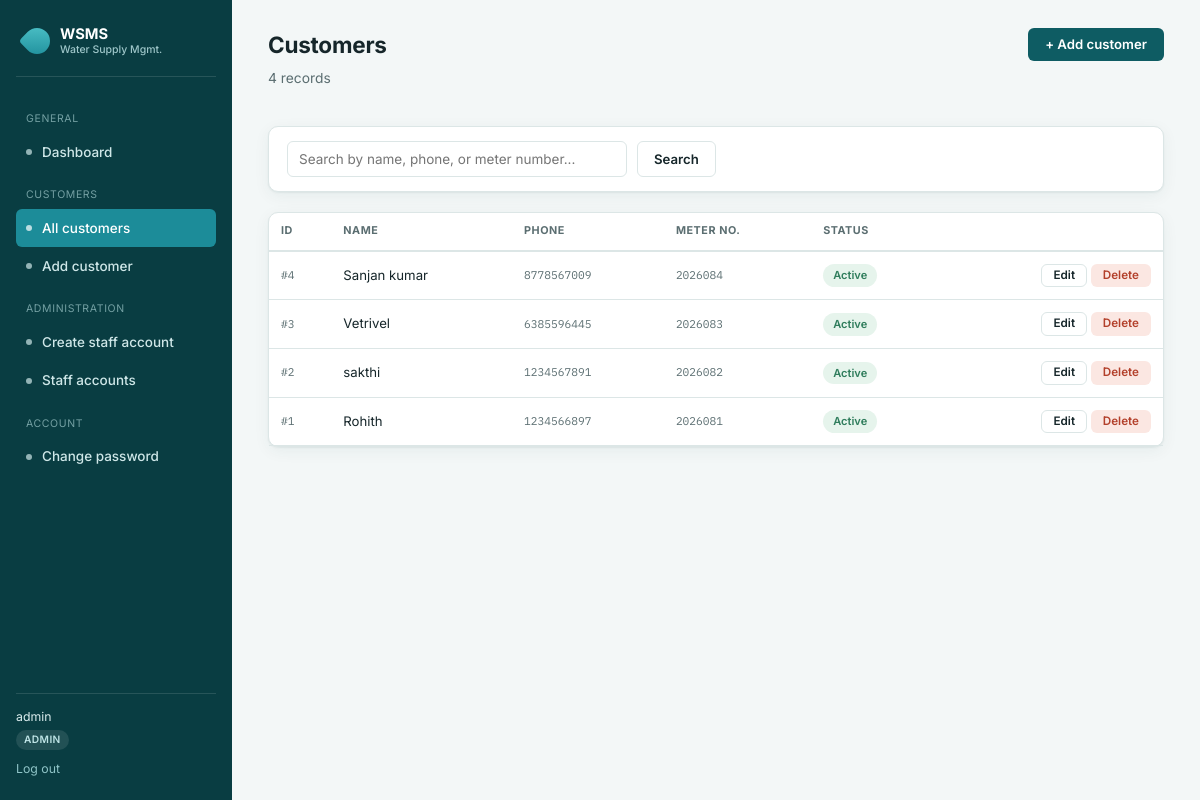
Page /customers/ (signed in) on the committed database.
### models/user_model.py (models this page shows, shortened)
class User(UserMixin, db.Model):
    __tablename__ = "users"
    user_id = db.Column(db.Integer, primary_key=True)
    username = db.Column(db.String(50), unique=True, nullable=False, index=True)
    password_hash = db.Column(db.String(255), nullable=False)
    role = db.Column(db.String(20), nullable=False)
    linked_customer_id = db.Column(
        db.Integer, db.ForeignKey("customers.customer_id"), nullable=True
    )
    is_active_account = db.Column(db.Boolean, default=True, nullable=False)
    must_change_password = db.Column(db.Boolean, default=False, nullable=False)
    created_at = db.Column(db.DateTime, default=lambda: datetime.now(UTC))
    customer = db.relationship("Customer", back_populates="user_account", uselist=False)
    @property
    def is_active(self):
        return self.is_active_account
    def has_role(self, *roles) -> bool:
        return self.role in roles

### models/customer_model.py (models this page shows, shortened)
class Customer(db.Model):
    __tablename__ = "customers"
    customer_id = db.Column(db.Integer, primary_key=True)
    name = db.Column(db.String(100), nullable=False)
    address = db.Column(db.String(255), nullable=False)
    phone = db.Column(db.String(15), unique=True, nullable=False)
    meter_no = db.Column(db.String(50), unique=True, nullable=False)
    status = db.Column(db.String(20), default=CustomerStatus.PENDING, nullable=False)
    created_at = db.Column(db.DateTime, default=lambda: datetime.now(UTC))
    user_account = db.relationship("User", back_populates="customer", uselist=False)

### routes/customer_routes.py (the view, shortened to what this page needs)
@customer_bp.route("/")
@login_required
@roles_required(Role.ADMIN, Role.OFFICER)
def list_customers():
    query = request.args.get("q", "").strip()
    q = Customer.query
    customers = q.order_by(Customer.customer_id.desc()).all()
    return render_template(
        "customers/list.html",
        customers=customers,
        query=query,
        can_edit=can_edit_customers(current_user),
    )

### app.py (called while the page is built)
def create_app():
    app = Flask(__name__)
    env = os.environ.get("FLASK_ENV", "development")
    app.config.from_object(ProductionConfig if env == "production" else DevelopmentConfig)
    db.init_app(app)
    login_manager.init_app(app)
    csrf.init_app(app)
    @login_manager.user_loader
    def load_user(user_id):
        return db.session.get(User, int(user_id))
    from routes.auth_routes import auth_bp
    from routes.customer_routes import customer_bp
    app.register_blueprint(auth_bp)
    app.register_blueprint(customer_bp)
    with app.app_context():
        db.create_all()
    return app

### services/rbac_service.py (called while the page is built)
def roles_required(*allowed_roles):
    def decorator(view_func):
        @wraps(view_func)
        def wrapped(*args, **kwargs):
            if not current_user.is_authenticated:
                return redirect(url_for("auth.login"))
            if not current_user.has_role(*allowed_roles):
                flash("You don't have permission to access that page.", "danger")
                abort(403)
            return view_func(*args, **kwargs)
        return wrapped
    return decorator

def can_edit_customers(user) -> bool:
    return user.has_role("admin")

### templates/customers/list.html (shortened to what this page needs)
{% extends "base.html" %}
{% block content %}
<div class="topbar">
    <div>
        <h1>Customers</h1>
        <p class="subtitle">
            {{ customers|length }} record{{ 's' if customers|length != 1 }}
        </p>
    </div>
    {% if can_edit %}
        <a class="btn btn-primary"
           href="{{ url_for('customer.add_customer') }}">
            + Add customer
        </a>
    {% endif %}
</div>
<div class="card" style="padding:14px 18px;">
    <form method="GET"
          action="{{ url_for('customer.list_customers') }}"
          style="display:flex; gap:10px;">
        <input
            type="search"
            name="q"
            placeholder="Search by name, phone, or meter number..."
            value="{{ query }}"
            style="max-width:340px;"
        >
        <button type="submit" class="btn btn-outline">
            Search
        </button>
    </form>
</div>
<div class="card" style="padding:0;">
    {% if customers %}
    <table>
        <thead>
            <tr>
                <th>ID</th>
                <th>Name</th>
                <th>Phone</th>
                <th>Meter No.</th>
                <th>Status</th>
                {% if can_edit %}
                    <th></th>
                {% endif %}
            </tr>
        </thead>
        <tbody>
            {% for c in customers %}
            <tr>
                <td class="mono">
                    #{{ c.customer_id }}
                </td>
                <td>
                    {{ c.name }}
                </td>
                <td class="mono">
                    {{ c.phone }}
                </td>
                <td class="mono">
                    {{ c.meter_no }}
                </td>
                <td>
                    {% if c.status == 'Active' %}
                        <span class="badge badge-active">
                            Active
                        </span>
                    {% else %}
                        <span class="badge badge-pending">
                            Pending
                        </span>
                    {% endif %}
                </td>
                {% if can_edit %}
                <td style="text-align:right; white-space:nowrap;">
                    <a
                        class="btn btn-outline btn-sm"
                        href="{{ url_for('customer.edit_customer', customer_id=c.customer_id) }}"
                    >
                        Edit
                    </a>
                    <form
                        method="POST"
                        action="{{ url_for('customer.delete_customer', customer_id=c.customer_id) }}"
                        style="display:inline;"
                        onsubmit="return confirm('Delete this customer record?');"
                    >
                        <button
                            type="submit"
                            class="btn btn-danger btn-sm"
                        >
                            Delete
                        </button>
                    </form>
                </td>
                {% endif %}
            </tr>
            {% endfor %}
        </tbody>
    </table>
    {% endif %}
</div>
{% endblock %}

### templates/base.html (shortened to what this page needs)
<!DOCTYPE html>
<html lang="en">
<head>
  <link rel="stylesheet" href="{{ url_for('static', filename='css/style.css') }}">
</head>
<body>
  <div class="app-shell">
    <aside class="sidebar">
      <div class="brand">
        <span class="drop"></span>
        <span class="name">
          WSMS
          <small>Water Supply Mgmt.</small>
        </span>
      </div>
      <nav>
        <div class="nav-section">General</div>
        <a class="nav-link {{ 'active' if request.endpoint == 'auth.dashboard' }}"
           href="{{ url_for('auth.dashboard') }}">
          <span class="dot"></span> Dashboard
        </a>
        {% if current_user.has_role('admin', 'officer') %}
        <div class="nav-section">Customers</div>
        <a class="nav-link {{ 'active' if request.endpoint == 'customer.list_customers' }}"
           href="{{ url_for('customer.list_customers') }}">
          <span class="dot"></span> All customers
        </a>
        {% endif %}
        {% if current_user.has_role('admin') %}
        <a class="nav-link {{ 'active' if request.endpoint == 'customer.add_customer' }}"
           href="{{ url_for('customer.add_customer') }}">
          <span class="dot"></span> Add customer
        </a>
        <div class="nav-section">Administration</div>
        <a class="nav-link {{ 'active' if request.endpoint == 'auth.create_staff_user' }}"
           href="{{ url_for('auth.create_staff_user') }}">
          <span class="dot"></span> Create staff account
        </a>
        <a class="nav-link {{ 'active' if request.endpoint == 'auth.list_staff_users' }}"
           href="{{ url_for('auth.list_staff_users') }}">
          <span class="dot"></span> Staff accounts
        </a>
        {% endif %}
        <div class="nav-section">Account</div>
        <a class="nav-link {{ 'active' if request.endpoint == 'auth.change_password' }}"
           href="{{ url_for('auth.change_password') }}">
          <span class="dot"></span> Change password
        </a>
      </nav>
      <div class="user-card">
        <div>{{ current_user.username }}</div>
        <span class="role-badge">
          {{ current_user.role }}
        </span>
        <a class="logout-link"
           href="{{ url_for('auth.logout') }}">
          Log out
        </a>
      </div>
    </aside>
    <main class="main">
      {% block content %}{% endblock %}
    </main>
  </div>
</body>
</html>

### rows in the picture
User: username "admin", role "ADMIN"
Customer: customer_id "4", name "Sanjan kumar", phone "8778567009", meter_no "2026084", status "Active"
Customer: customer_id "3", name "Vetrivel", phone "6385596445", meter_no "2026083", status "Active"
Customer: customer_id "2", name "sakthi", phone "1234567891", meter_no "2026082", status "Active"
Customer: customer_id "1", name "Rohith", phone "1234566897", meter_no "2026081", status "Active"

### other values in the picture
{{ customers|length }} "4"
{{ 's' if customers|length != 1 }} "s"
